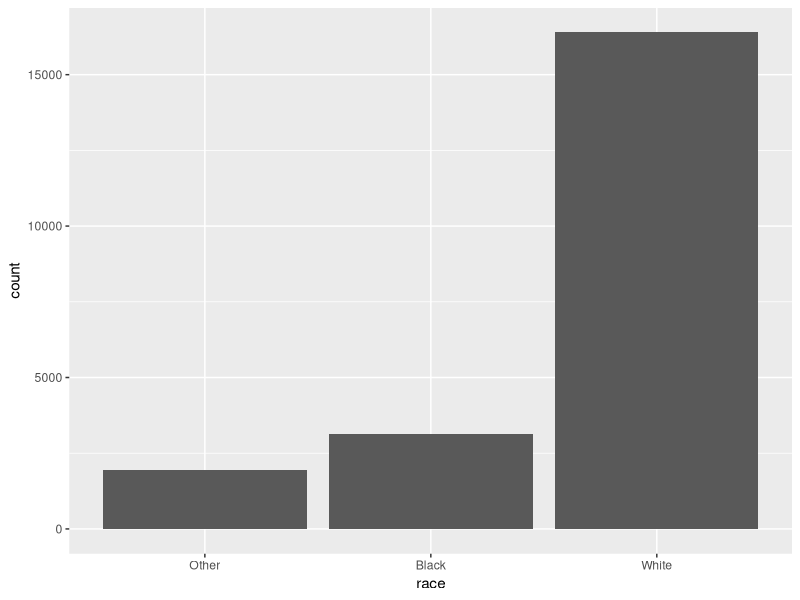
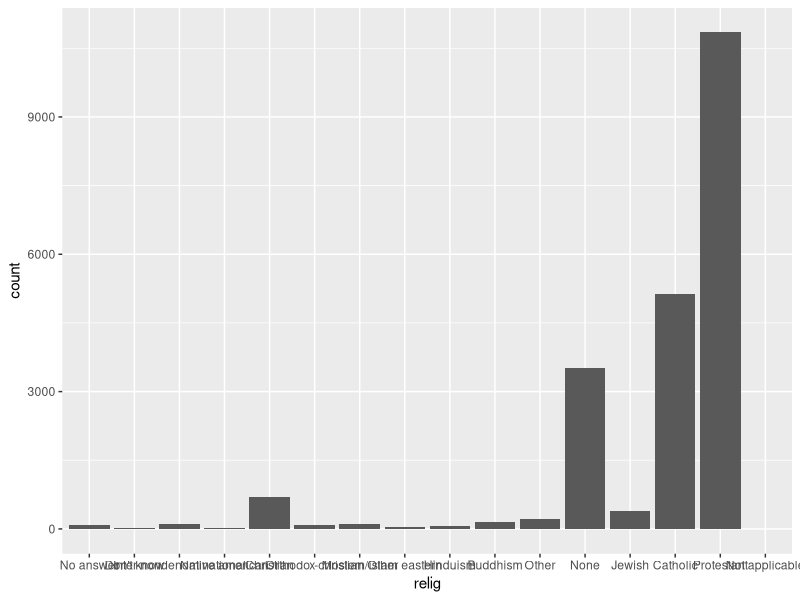
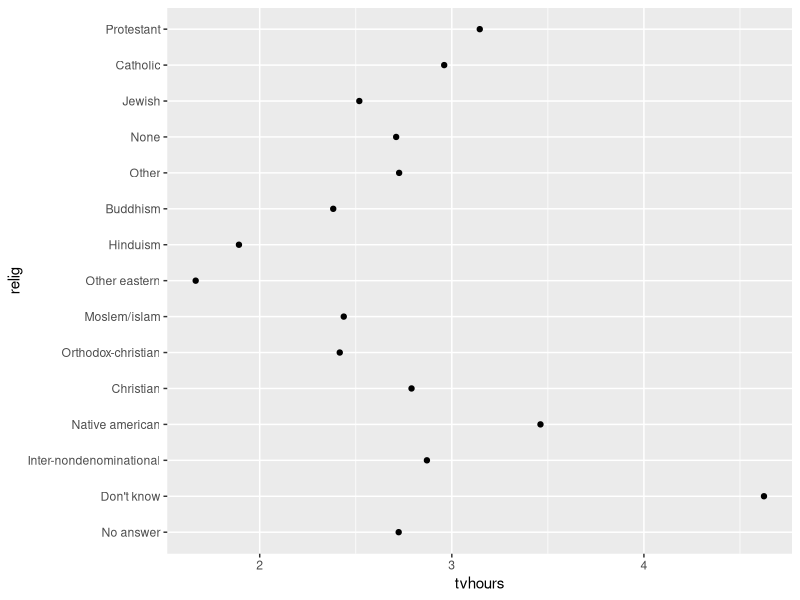
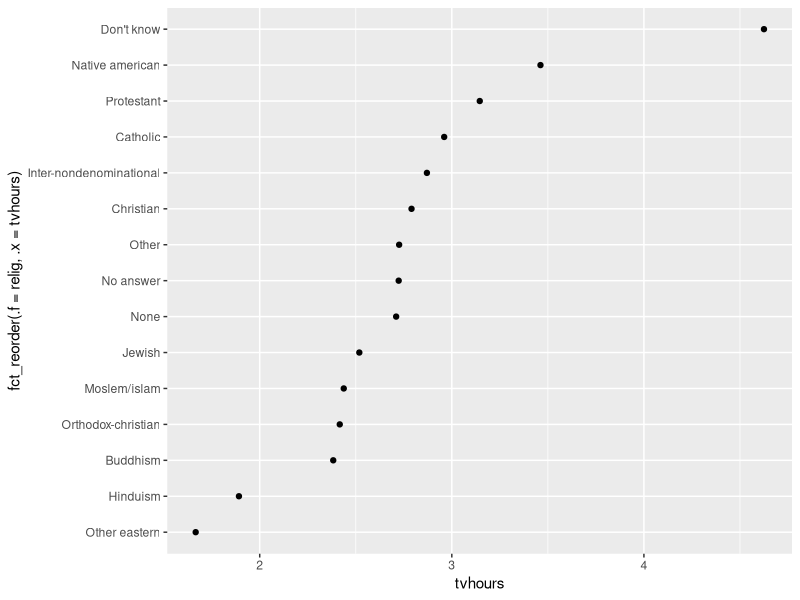
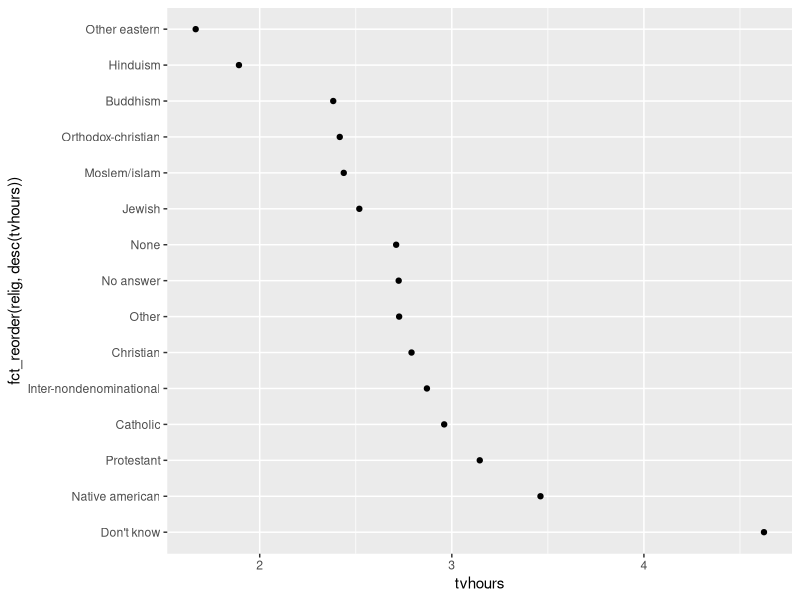
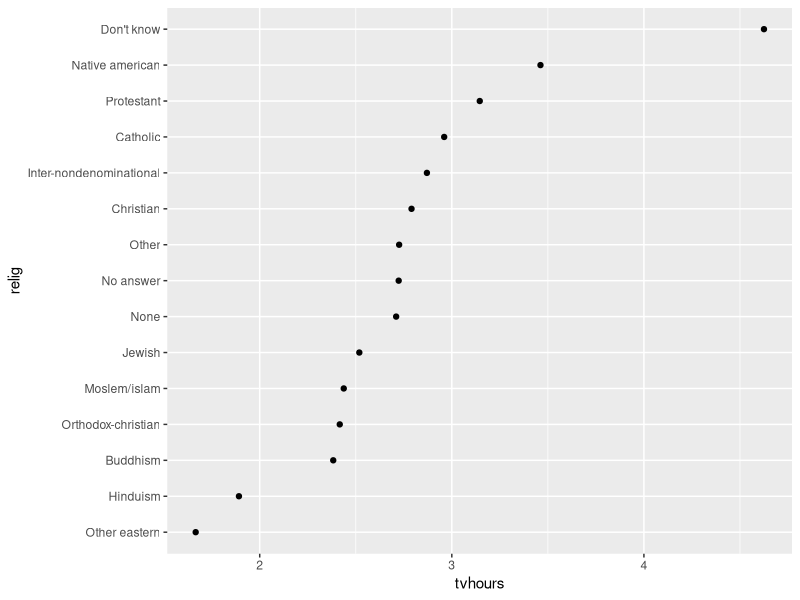
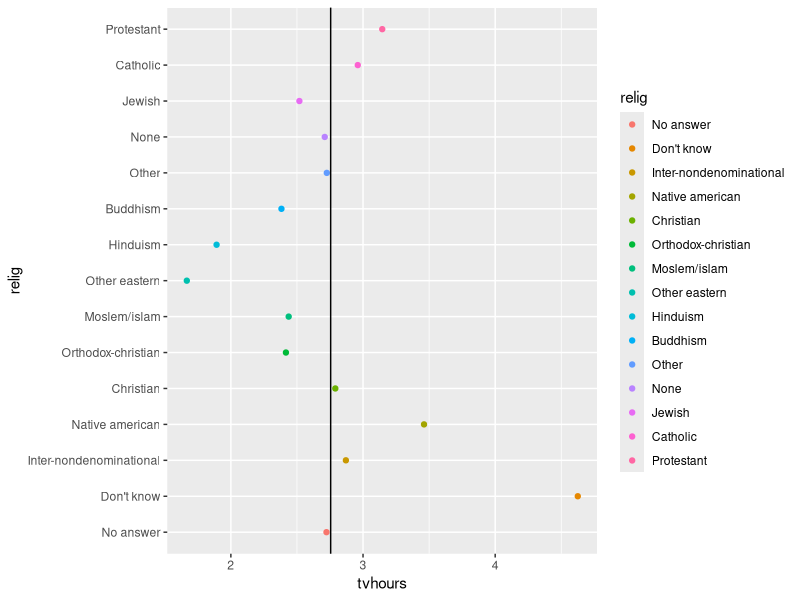
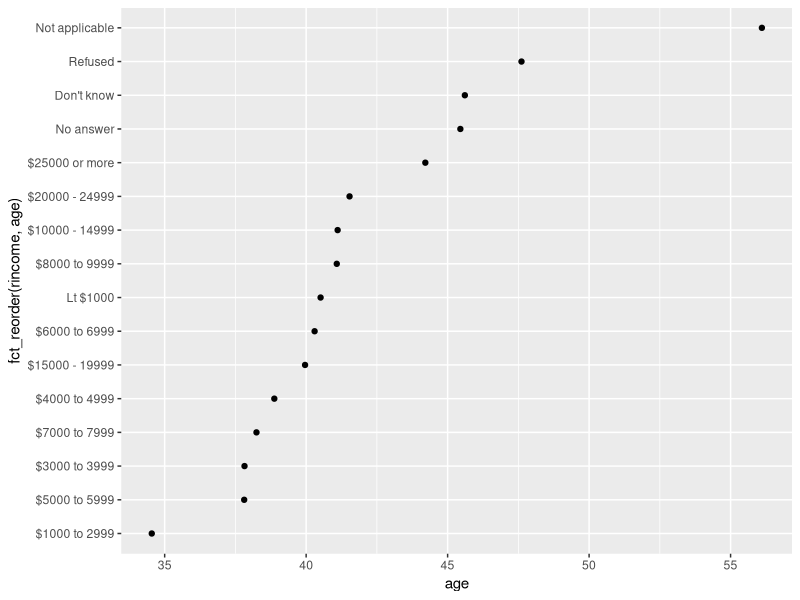

The R source for these figures, in order: (Note: this script raises an error after producing the figures.)
## ---- chunk 1
# install.packages("forcats") # You might need this because it doesn't load with the tidyverse.
rm(list = ls())
require(tidyverse)
require(forcats)
## ---- chunk 2
gss_cat %>%
  count(race) #We can see counts of each race or religion

gss_cat %>%
  count(relig) %>%
  arrange(desc(n)) #We can arrange them in descending order on the count column (n)

gss_cat %>%
  count(age) #Or we can count by age...


gss_cat %>%
  count(race) %>%
  mutate(freq = (n / sum(n))*100, 1) #We can see relative proportions in the sample

levels(gss_cat$rincome)
#Releveling factors with forcats
df <- forcats::gss_cat
## ---- chunk 3
#Remember, none of these outcomes are being saved into any objects with <- 
#This is just for visualizing and exploring the data.

#We can visualize this information with ggplot2
require(ggplot2) #We will get more into ggplot next week, 
#but for now here is an introduction.

ggplot(data = gss_cat, mapping = aes(x =race)) +
  geom_bar()


# By default, ggplot2 will drop levels that don’t have any values. 
# You can force them to display with:
ggplot(gss_cat, aes(relig)) +
  geom_bar() +
  scale_x_discrete(drop = FALSE)

## ---- chunk 4
(relig_summary <- df %>% #Get your data.frame and pipe into the columns
  group_by(relig) %>% #group by religion so that each summary will be for one religion
  summarise( #Get a summary for the following transformations
    age = mean(age, na.rm = T), #Get the mean of age and name it "age"
    tvhours = mean(tvhours, na.rm = TRUE), #Get the mean of tv hours and name it "tvhours"
    n = n() #Count the number of observations in each group
  ))
## ---- chunk 5
ggplot(data = relig_summary, 
       mapping = aes(y = relig, x =tvhours)) + 
  geom_point()

## ---- chunk 6
ggplot(relig_summary, aes(x = tvhours, y = fct_reorder(.f = relig, .x = tvhours))) +
  geom_point()

## ---- chunk 7
ggplot(relig_summary, aes(tvhours, fct_reorder(relig, desc(tvhours)))) +
  geom_point() 
## ---- chunk 8
relig_summary %>%
  mutate(relig = fct_reorder(relig, tvhours)) %>%
  ggplot(aes(tvhours, relig)) +
  geom_point()

mtv <- relig_summary %>%
  summarise(mtv = mean(tvhours))

relig_summary %>% ggplot(aes(x = tvhours, y = relig, color = relig)
) + geom_point() + geom_vline(aes(xintercept = mtv$mtv)) 
# geom_vline(aes(xintercept = mean(gss_cat$tvhours, na.rm = T))) + levels(relig_summary$relig)

(testlevel <- relig_summary %>%
  mutate(relig = fct_reorder(relig, tvhours)))

levels(testlevel$relig) #The levels have changed even if the visualization did not.
## ---- chunk 9
(rincome_summary <- df %>% #Save your df summary as something descriptive
  group_by(rincome) %>% #Group by income so that all summaries will be for those levels
  summarise( #Create summaries for the following:
    age = mean(age, na.rm = TRUE), #Mean age with Na's removed named "age"
    tvhours = mean(tvhours, na.rm = TRUE), #Mean tvhours named "tvhours"
    n = n() #Count number of observations in each column
  ))

ggplot(rincome_summary, aes(age, fct_reorder(rincome, age))) + 
  geom_point()
## ---- chunk 10
ggplot(rincome_summary, aes(age, fct_relevel(rincome))) +
  geom_point()
## ---- chunk 11
ggplot(rincome_summary, aes(age, fct_relevel(rincome, "Not applicable"))) +
  geom_point()
## ---- chunk 12
ordered_rincome <-rincome_summary %>%
  mutate(rincome = fct_relevel(rincome, "Not applicable", after = 0))

levels(ordered_rincome$rincome) #not applicable has moved...

ggplot(ordered_rincome, aes(age, fct_relevel(rincome, "Not applicable"))) +
  geom_point() #But still plotting int he wrong order

ordered_rincome <- rincome_summary %>%
  mutate(rincome = fct_relevel(rincome, "Not applicable", after = 0)) %>%
  mutate(rincome = fct_rev(rincome)) %>% #Now we can use fct_rev()
  filter(rincome != "Not applicable",
         rincome != "No answer")

ggplot(ordered_rincome, aes(age,rincome)) +
  geom_point()
## ---- chunk 13
by_age <- data.frame(df) %>% #Get data.frame
  na.omit() %>% #Get rid of Na's in age to do maths
  count(age, marital) %>% # count observations by age and marital status
  group_by(age) %>% #Group by age for the following summary
  mutate(prop = n / sum(n)) #Get proportion of counts per age

ggplot(by_age, aes(age, prop, colour = marital)) +
  geom_line(na.rm = TRUE)

ggplot(by_age, aes(age, prop, colour = fct_reorder2(marital, age, prop))) +
  geom_line() +
  labs(colour = "marital")
## ---- chunk 14
library(RColorBrewer)


brewer.pal.info

pal1 <- brewer.pal(n = 6, "Dark2") #Try different palettes


display.brewer.all()

ggplot(by_age, aes(age, prop, colour = fct_reorder2(marital, age, prop))) +
  scale_color_brewer(palette = "Dark2") +
  geom_line() + theme_classic() +
  labs(colour = "marital")

  
ggplot(by_age, aes(age, prop, colour = fct_reorder2(marital, age, prop))) +
  geom_line() +
  labs(colour = "marital") + theme_dark() +
  scale_color_brewer(palette = "Accent")

ggplot(by_age, aes(age, prop, colour = fct_reorder2(marital, age, prop))) +
  geom_line() +
  labs(colour = "marital") + theme_void() +
  scale_color_brewer(type = "qual")
## ---- chunk 15
df %>%
  mutate(marital = marital %>% fct_infreq() %>% fct_rev()) %>% 
  ggplot(aes(marital)) +
  geom_bar()

## ---- chunk 16
rev(levels(df$marital))

ggplot(df, aes(year,fill = relig)) + 
  geom_histogram(bins = 8) +
  scale_fill_brewer(palette = "Set3")

ggplot(df, aes(year,fill = fct_lump(relig,n = 8))) + 
  geom_histogram(bins = 8) +
  scale_fill_brewer(palette = "Set3")
## ---- chunk 17
df %>% count(partyid)
## ---- chunk 18
df %>%
  mutate(partyid = fct_recode(partyid,
                              "Republican, strong"    = "Strong republican",
                              "Republican, weak"      = "Not str republican",
                              "Independent, near rep" = "Ind,near rep",
                              "Independent, near dem" = "Ind,near dem",
                              "Democrat, weak"        = "Not str democrat",
                              "Democrat, strong"      = "Strong democrat"
  )) %>%
  count(partyid) #Count party ID

## ---- chunk 19
df %>%
  mutate(partyid = fct_collapse(partyid,
                                other = c("No answer", "Don't know", "Other party"),
                                rep = c("Strong republican", "Not str republican"),
                                ind = c("Ind,near rep", "Independent", "Ind,near dem"),
                                dem = c("Not str democrat", "Strong democrat")
  )) %>%
  count(partyid)
## ---- chunk 20
df %>%
  count(relig) #This is before lumping

df %>%
  mutate(marital = fct_lump(marital)) %>%
  count(marital)

df %>%
  mutate(relig = fct_lump(relig)) %>%
  count(relig) #This is default after lumping

levels(df$relig)
## ---- chunk 21
df %>%
  mutate(relig = fct_lump(relig, n = 10)) %>% #Specify lumps here
  count(relig, sort = TRUE)

## ---- chunk 22
df
## ---- chunk 23
View(df %>%
  group_by(relig) %>%
  count(race) %>%
  mutate(prop = n/sum(n)))
## ---- chunk 24
df %>%
  group_by(relig) %>%
  count(race) %>%
  mutate(prop = n/sum(n)) %>%
  ggplot(mapping = aes(relig, prop, fill = relig)) + 
  geom_bar(stat = "identity", position = "dodge") +
  theme(axis.text.x = element_text(angle = 90, hjust = 1))

df %>%
  group_by(relig) %>%
  count(race) %>%
  mutate(prop = n/sum(n)) %>%
  ggplot(mapping = aes(x = relig, y = prop, color = race)) +
  geom_line(aes(group = race)) + geom_point() +
  theme(axis.text.x = element_text(angle = 45, hjust = 1))


df %>%
  count(relig, race) %>%
  group_by(relig) %>%
  mutate(prop = n/sum(n))
